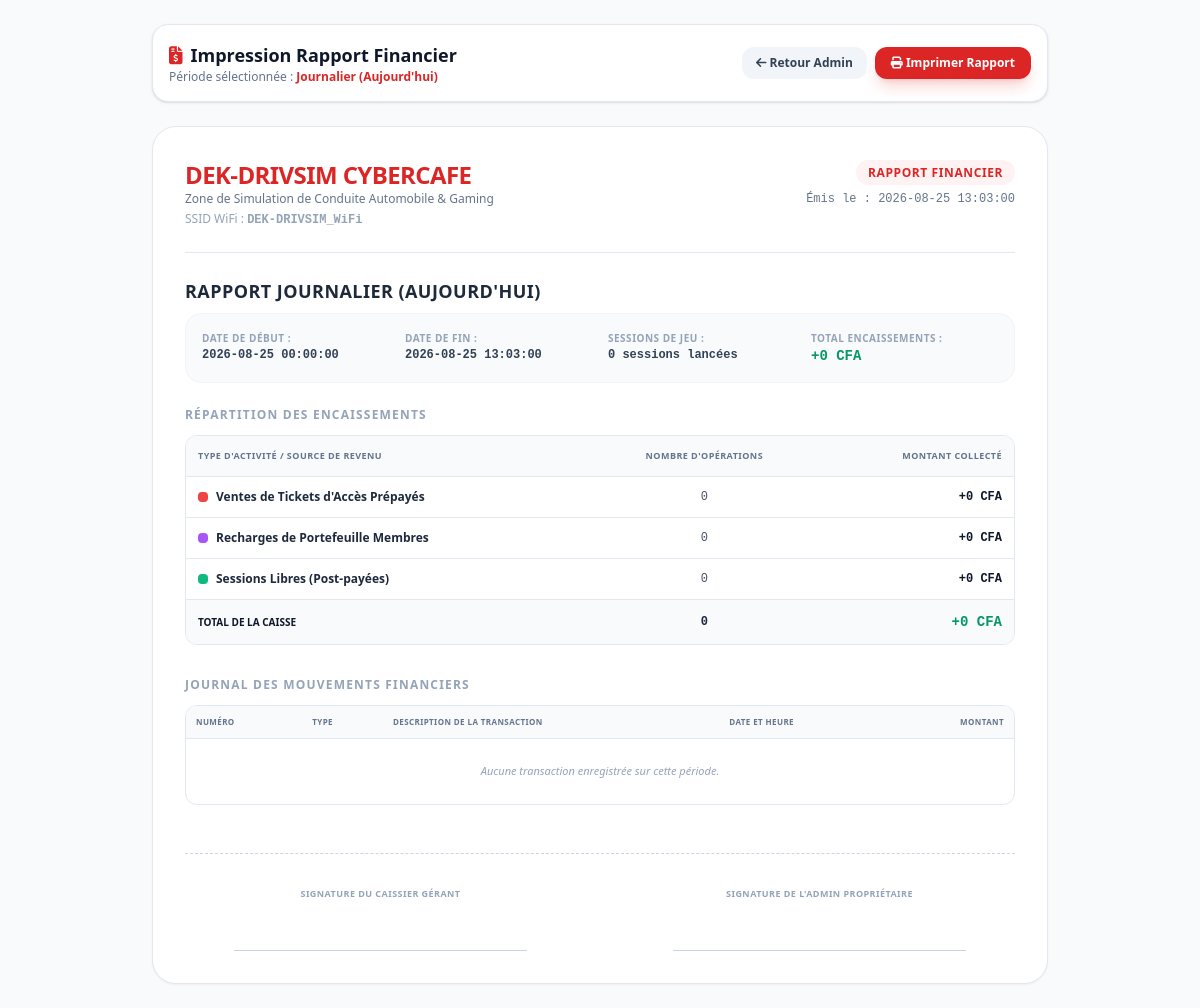
Screenshot of /admin/reports/print with the database file from the repository.
### tables this page shows
CREATE TABLE settings (
        key TEXT PRIMARY KEY,
        value TEXT NOT NULL
    );

### cybercafe_manager/app.py (the view)
@app.route('/admin/reports/print')
def print_reports_page():
    period = request.args.get('period', 'daily') # 'daily', 'weekly', 'monthly', 'yearly'
    report = get_report_data(period)
    settings = get_settings()
    return render_template('reports_print.html', report=report, settings=settings)

### cybercafe_manager/app.py (called while the page is built)
def get_db():
    conn = sqlite3.connect(DB_PATH, timeout=30.0)
    conn.execute("PRAGMA busy_timeout = 30000;")
    conn.row_factory = sqlite3.Row
    return conn

def get_settings():
    conn = get_db()
    cursor = conn.cursor()
    cursor.execute("SELECT * FROM settings")
    settings = {row['key']: row['value'] for row in cursor.fetchall()}
    conn.close()
    return settings

### cybercafe_manager/templates/reports_print.html (shortened to what this page needs)
<!DOCTYPE html>
<html lang="fr">
<head>
    <script src="/static/vendor/tailwind.min.js"></script>
    <link rel="stylesheet" href="/static/vendor/fontawesome/css/all.min.css">
</head>
<body class="bg-slate-50 text-slate-800 p-6 min-h-screen flex flex-col justify-between">
    <div class="no-print max-w-4xl mx-auto mb-6 w-full bg-white p-4 rounded-2xl shadow border border-slate-200 flex justify-between items-center">
        <div>
            <h1 class="text-lg font-bold flex items-center gap-2 text-slate-900">
                <i class="fa-solid fa-file-invoice-dollar text-red-600"></i> Impression Rapport Financier
            </h1>
            <p class="text-xs text-slate-500">Période sélectionnée : <span class="font-semibold text-red-600">{{ report.period_label }}</span></p>
        </div>
        <div class="flex gap-2">
            <a href="/admin" class="px-3.5 py-2 bg-slate-100 hover:bg-slate-200 rounded-xl text-slate-700 font-bold text-xs transition-all">
                <i class="fa-solid fa-arrow-left"></i> Retour Admin
            </a>
            <button onclick="window.print()" class="px-4 py-2 bg-red-600 hover:bg-red-500 text-white font-bold rounded-xl text-xs shadow-lg shadow-red-600/20 transition-all">
                <i class="fa-solid fa-print"></i> Imprimer Rapport
            </button>
        </div>
    </div>
    <div class="max-w-4xl w-full mx-auto bg-white p-8 rounded-3xl shadow-sm border border-slate-200 flex-1 flex flex-col justify-between print-border">
        <div>
            <div class="flex justify-between items-start border-b border-slate-200 pb-6 mb-6">
                <div>
                    <h2 class="text-2xl font-black text-red-600 tracking-tight uppercase">{{ settings.cyber_name }}</h2>
                    <p class="text-xs text-slate-500 font-medium">Zone de Simulation de Conduite Automobile & Gaming</p>
                    <p class="text-xs text-slate-400 mt-1">SSID WiFi : <span class="font-semibold font-mono">{{ settings.wifi_ssid }}</span></p>
                </div>
                <div class="text-right">
                    <span class="px-3 py-1 bg-red-50 text-red-600 font-extrabold text-xs rounded-full uppercase tracking-wider">
                        RAPPORT FINANCIER
                    </span>
                    <p class="text-xs text-slate-500 font-mono mt-2">Émis le : {{ report.end_date | replace('T', ' ') | truncate(16, True, '') }}</p>
                </div>
            </div>
            <div class="mb-6">
                <h3 class="text-lg font-black text-slate-800 mb-2 uppercase tracking-wide">Rapport {{ report.period_label }}</h3>
                <div class="grid grid-cols-2 md:grid-cols-4 gap-4 bg-slate-50 p-4 rounded-2xl border border-slate-100 text-xs">
                    <div>
                        <span class="text-slate-400 block font-bold uppercase tracking-wider text-[10px]">Date de Début :</span>
                        <strong class="text-slate-700 font-mono">{{ report.start_date | replace('T', ' ') | truncate(16, True, '') }}</strong>
                    </div>
                    <div>
                        <span class="text-slate-400 block font-bold uppercase tracking-wider text-[10px]">Date de Fin :</span>
                        <strong class="text-slate-700 font-mono">{{ report.end_date | replace('T', ' ') | truncate(16, True, '') }}</strong>
                    </div>
                    <div>
                        <span class="text-slate-400 block font-bold uppercase tracking-wider text-[10px]">Sessions de Jeu :</span>
                        <strong class="text-slate-700 font-mono">{{ report.total_sessions }} sessions lancées</strong>
                    </div>
                    <div>
                        <span class="text-slate-400 block font-bold uppercase tracking-wider text-[10px]">Total Encaissements :</span>
                        <strong class="text-emerald-600 font-black font-mono text-sm">+{{ report.total_revenue }} CFA</strong>
                    </div>
                </div>
            </div>
            <div class="mb-8">
                <h4 class="text-xs font-black text-slate-400 uppercase tracking-widest mb-3">Répartition des Encaissements</h4>
                <div class="border border-slate-200 rounded-xl overflow-hidden">
                    <table class="w-full text-xs text-left">
                        <thead class="bg-slate-50 text-slate-500 uppercase text-[9px] tracking-wider border-b border-slate-200">
                            <tr>
                                <th class="p-3">Type d'Activité / Source de Revenu</th>
                                <th class="p-3 text-center">Nombre d'opérations</th>
                                <th class="p-3 text-right">Montant Collecté</th>
                            </tr>
                        </thead>
                        <tbody class="divide-y divide-slate-200">
                            <tr>
                                <td class="p-3 font-semibold text-slate-800 flex items-center gap-2">
                                    <span class="w-2.5 h-2.5 rounded bg-red-500"></span> Ventes de Tickets d'Accès Prépayés
                                </td>
                                <td class="p-3 text-center font-mono font-medium text-slate-600">{{ report.breakdown.ticket_sale.count }}</td>
                                <td class="p-3 text-right font-bold text-slate-900 font-mono">+{{ report.breakdown.ticket_sale.amount }} CFA</td>
                            </tr>
                            <tr>
                                <td class="p-3 font-semibold text-slate-800 flex items-center gap-2">
                                    <span class="w-2.5 h-2.5 rounded bg-purple-500"></span> Recharges de Portefeuille Membres
                                </td>
                                <td class="p-3 text-center font-mono font-medium text-slate-600">{{ report.breakdown.player_recharge.count }}</td>
                                <td class="p-3 text-right font-bold text-slate-900 font-mono">+{{ report.breakdown.player_recharge.amount }} CFA</td>
                            </tr>
                            <tr>
                                <td class="p-3 font-semibold text-slate-800 flex items-center gap-2">
                                    <span class="w-2.5 h-2.5 rounded bg-emerald-500"></span> Sessions Libres (Post-payées)
                                </td>
                                <td class="p-3 text-center font-mono font-medium text-slate-600">{{ report.breakdown.session_payment.count }}</td>
                                <td class="p-3 text-right font-bold text-slate-900 font-mono">+{{ report.breakdown.session_payment.amount }} CFA</td>
                            </tr>
                            <tr class="bg-slate-50 font-bold border-t border-slate-300">
                                <td class="p-3 text-slate-900 uppercase font-black text-[10px]">TOTAL DE LA CAISSE</td>
                                <td class="p-3 text-center font-mono font-black text-slate-800">
                                    {{ report.breakdown.ticket_sale.count + report.breakdown.player_recharge.count + report.breakdown.session_payment.count }}
                                </td>
                                <td class="p-3 text-right font-black text-emerald-600 font-mono text-sm">+{{ report.total_revenue }} CFA</td>
                            </tr>
                        </tbody>
                    </table>
                </div>
            </div>
            <div>
                <h4 class="text-xs font-black text-slate-400 uppercase tracking-widest mb-3">Journal des Mouvements Financiers</h4>
                <div class="border border-slate-200 rounded-xl overflow-hidden max-h-[30vh] overflow-y-auto">
                    <table class="w-full text-[11px] text-left">
                        <thead class="bg-slate-50 text-slate-500 uppercase text-[8px] tracking-wider border-b border-slate-200 sticky top-0">
                            <tr>
                                <th class="p-2.5">Numéro</th>
                                <th class="p-2.5">Type</th>
                                <th class="p-2.5">Description de la transaction</th>
                                <th class="p-2.5">Date et Heure</th>
                                <th class="p-2.5 text-right">Montant</th>
                            </tr>
                        </thead>
                        <tbody class="divide-y divide-slate-100">
                            {% for tx in report.transactions %}
                            <tr class="hover:bg-slate-50">
                                <td class="p-2.5 font-mono font-semibold text-slate-400">#{{ tx.id }}</td>
                                <td class="p-2.5">
                                    <span class="px-1.5 py-0.5 rounded text-[8px] font-bold uppercase
                                        {% if tx.type == 'ticket_sale' %} bg-red-50 text-red-600 border border-red-100
                                        {% elif tx.type == 'player_recharge' %} bg-purple-50 text-purple-600 border border-purple-100
                                        {% else %} bg-emerald-50 text-emerald-600 border border-emerald-100 {% endif %}">
                                        {% if tx.type == 'ticket_sale' %}Ticket{% elif tx.type == 'player_recharge' %}Recharge{% else %}Session{% endif %}
                                    </span>
                                </td>
                                <td class="p-2.5 text-slate-700 font-medium">{{ tx.description }}</td>
                                <td class="p-2.5 font-mono text-slate-500">{{ tx.created_at | replace('T', ' ') | truncate(16, True, '') }}</td>
                                <td class="p-2.5 text-right font-bold text-slate-900 font-mono">+{{ tx.amount }} CFA</td>
                            </tr>
                            {% else %}
                            <tr>
                                <td colspan="5" class="p-6 text-center text-slate-400 italic">Aucune transaction enregistrée sur cette période.</td>
                            </tr>
                            {% endfor %}
                        </tbody>
                    </table>
                </div>
            </div>
        </div>
        <div class="mt-12 pt-8 border-t border-dashed border-slate-300 grid grid-cols-2 gap-12 text-center text-xs">
            <div>
                <p class="text-slate-400 uppercase font-black text-[9px] tracking-wider mb-12">Signature du Caissier Gérant</p>
                <div class="w-3/4 mx-auto border-t border-slate-300"></div>
            </div>
            <div>
                <p class="text-slate-400 uppercase font-black text-[9px] tracking-wider mb-12">Signature de l'Admin Propriétaire</p>
                <div class="w-3/4 mx-auto border-t border-slate-300"></div>
            </div>
        </div>
    </div>
</body>
</html>

### rows the page displays
settings: cyber_name "DEK-DRIVSIM CYBERCAFE"
settings: wifi_ssid "DEK-DRIVSIM_WiFi"

### other values shown
{{ report.period_label }} "Journalier (Aujourd'hui)"
{{ report.end_date | replace('T', ' ') | truncate(16, True, '') }} "2026-08-25 13:03:00"
{{ report.period_label }} "JOURNALIER (AUJOURD'HUI)"
{{ report.start_date | replace('T', ' ') | truncate(16, True, '') }} "2026-08-25 00:00:00"
{{ report.total_sessions }} "0"
{{ report.total_revenue }} "0"
{{ report.breakdown.ticket_sale.count }} "0"
{{ report.breakdown.ticket_sale.amount }} "0"
{{ report.breakdown.player_recharge.count }} "0"
{{ report.breakdown.player_recharge.amount }} "0"
{{ report.breakdown.session_payment.count }} "0"
{{ report.breakdown.session_payment.amount }} "0"
